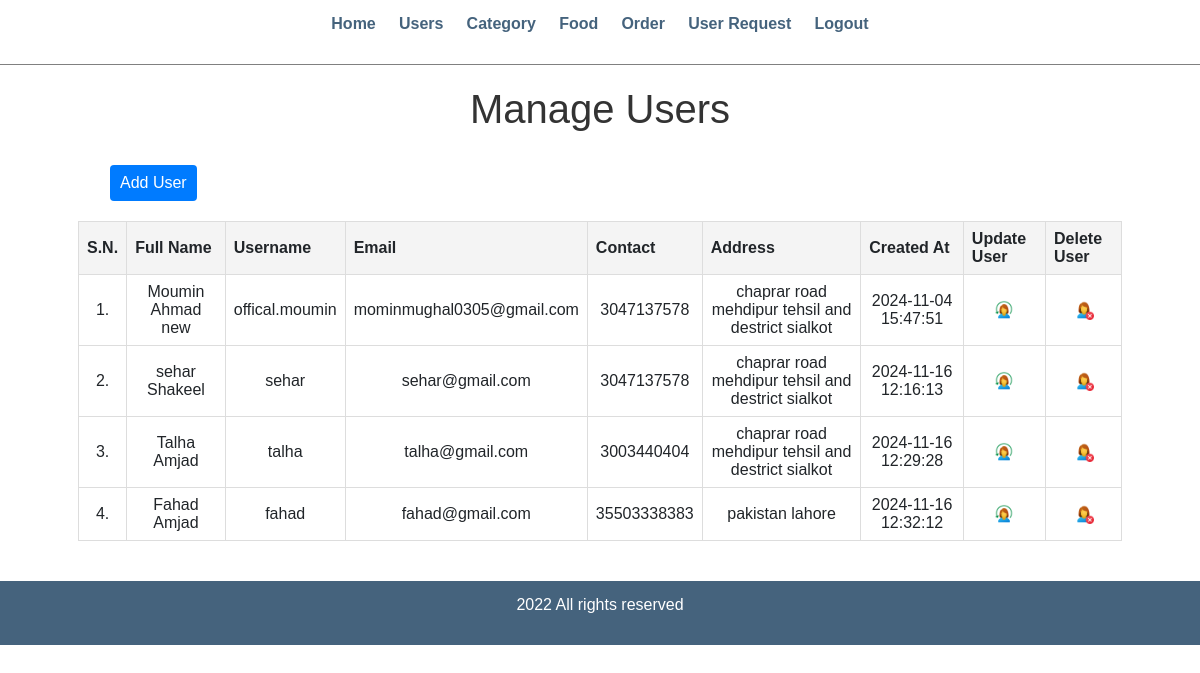
Screenshot of /admin/manage-users.php (signed in) with the database file from the repository.
### tables this page shows
CREATE TABLE `users` (
  `id` int(11) NOT NULL,
  `username` varchar(50) NOT NULL,
  `password` varchar(255) NOT NULL,
  `customer_name` varchar(150) NOT NULL,
  `customer_email` varchar(150) NOT NULL,
  `customer_contact` bigint(25) NOT NULL,
  `customer_address` varchar(255) NOT NULL,
  `created_at` datetime DEFAULT current_timestamp()
);

### admin/manage-users.php (the view, shortened to what this page needs)
<?php include('partials/menu.php'); ?>
<div style="font-family: Arial, sans-serif; padding: 20px;">
    <div>
        <h1 style="text-align: center; color: #333;">Manage Users</h1>
        <br />
        <div style="margin-left: 90px;">
        <a href="add-users.php" style="display: inline-block; padding: 6px 10px; background-color: #007bff; color: white; border: none; border-radius: 4px; text-decoration: none; cursor: pointer;">Add User</a>
        </div>
        <table style="width: 90%; margin: 20px auto; border-collapse: collapse; border: 1px solid #ddd;">
            <tr style="background-color: #f4f4f4;">
                <th style="padding: 8px; border: 1px solid #ddd;">S.N.</th>
                <th style="padding: 8px; border: 1px solid #ddd;">Full Name</th>
                <th style="padding: 8px; border: 1px solid #ddd;">Username</th>
                <th style="padding: 8px; border: 1px solid #ddd;">Email</th>
                <th style="padding: 8px; border: 1px solid #ddd;">Contact</th>
                <th style="padding: 8px; border: 1px solid #ddd;">Address</th>
                <th style="padding: 8px; border: 1px solid #ddd;">Created At</th>
                <th style="padding: 8px; border: 1px solid #ddd;">Update User</th>
                <th style="padding: 8px; border: 1px solid #ddd;">Delete User</th>
            </tr>
            <?php
                $sql = "SELECT * FROM users";
                $res = mysqli_query($conn, $sql);
                if($res == TRUE) {
                    $count = mysqli_num_rows($res);
                    $sn = 1;
                    if($count > 0) {
                        while($rows = mysqli_fetch_assoc($res)) {
                            $id = $rows['id'];
                            $full_name = $rows['customer_name'];
                            $username = $rows['username'];
                            $email = $rows['customer_email'];
                            $contact = $rows['customer_contact'];
                            $address = $rows['customer_address'];
                            $created = $rows['created_at'];
            ?>
            <tr>
                <td style="padding: 8px; border: 1px solid #ddd; text-align: center;"><?php echo $sn++; ?>.</td>
                <td style="padding: 8px; border: 1px solid #ddd; text-align: center;"><?php echo $full_name; ?></td>
                <td style="padding: 8px; border: 1px solid #ddd; text-align: center;"><?php echo $username; ?></td>
                <td style="padding: 8px; border: 1px solid #ddd; text-align: center;"><?php echo $email; ?></td>
                <td style="padding: 8px; border: 1px solid #ddd; text-align: center;"><?php echo $contact; ?></td>
                <td style="padding: 8px; border: 1px solid #ddd; text-align: center;"><?php echo $address; ?></td>
                <td style="padding: 8px; border: 1px solid #ddd; text-align: center;"><?php echo $created; ?></td>
                <td style="padding: 8px; border: 1px solid #ddd; text-align: center;">
                    <a href="<?php echo SITEURL; ?>admin/update-users.php?id=<?php echo $id; ?>">
                        <img src="../images/icons/update-user.png" style="width: 20px; cursor: pointer;">
                    </a>
                </td>
                <td style="padding: 8px; border: 1px solid #ddd; text-align: center;">
                    <a href="<?php echo SITEURL; ?>admin/delete-users.php?id=<?php echo $id; ?>">
                        <img src="../images/icons/delete-user.png" style="width: 20px; cursor: pointer;">
                    </a>
                </td>
            </tr>
            <?php
                        }
                    } else {
                        echo "<tr><td colspan='9' style='padding: 8px; border: 1px solid #ddd; color: red; text-align: center;'>No Users Added Yet.</td></tr>";
                    }
                }
            ?>
        </table>
    </div>
</div>
<?php include('partials/footer.php'); ?>

### css/admin.css (style rules this page uses)
* { margin: 0; padding: 0; font-family: Arial, Helvetica, sans-serif; }
table tr th { border-bottom: 1px solid black; padding: 1%; text-align: left; }
table tr td { padding: 1%; }

### rows the page displays
users: customer_name "Moumin Ahmad new", username "offical.moumin", customer_email "mominmughal0305@gmail.com", customer_contact "3047137578", customer_address "chaprar road mehdipur tehsil and destrict sialkot", created_at "2024-11-04 15:47:51"
users: customer_name "sehar Shakeel", username "sehar", customer_email "sehar@gmail.com", customer_contact "3047137578", customer_address "chaprar road mehdipur tehsil and destrict sialkot", created_at "2024-11-16 12:16:13"
users: customer_name "Talha Amjad", username "talha", customer_email "talha@gmail.com", customer_contact "3003440404", customer_address "chaprar road mehdipur tehsil and destrict sialkot", created_at "2024-11-16 12:29:28"
users: customer_name "Fahad Amjad", username "fahad", customer_email "fahad@gmail.com", customer_contact "35503338383", customer_address "pakistan lahore", created_at "2024-11-16 12:32:12"
